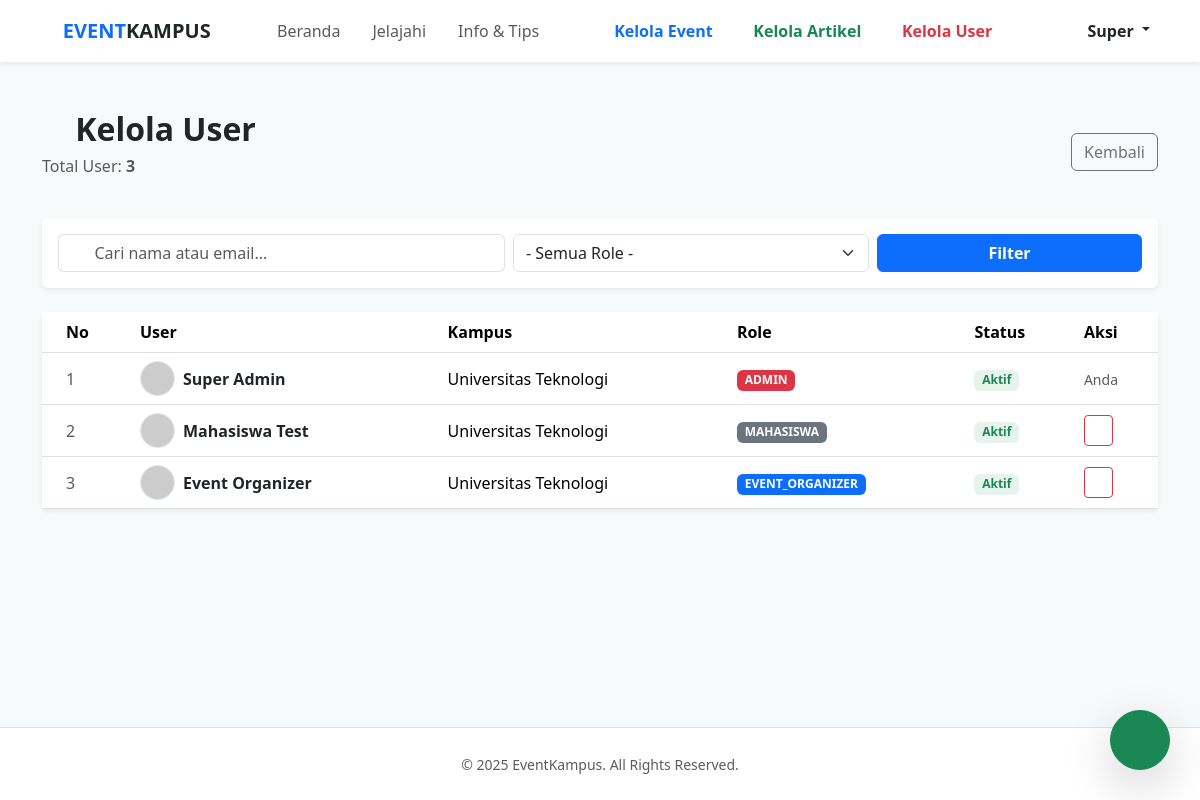
/admin/manage_users.php (signed in), run on the app's committed database.
### tables this page shows
CREATE TABLE `users` (
    `id` int NOT NULL,
    `name` varchar(100) NOT NULL,
    `email` varchar(100) NOT NULL,
    `campus` varchar(100) DEFAULT NULL,
    `password` varchar(255) DEFAULT NULL,
    `role` enum(
        'admin',
        'mahasiswa',
        'event_organizer'
    ) DEFAULT 'mahasiswa',
    `created_at` timestamp NULL DEFAULT CURRENT_TIMESTAMP,
    `google_id` varchar(255) DEFAULT NULL,
    `photo` varchar(255) DEFAULT NULL,
    `google_refresh_token` text,
    `description` text,
    `is_verified` tinyint(1) DEFAULT '0',
    `verification_token` varchar(255) DEFAULT NULL,
    `notify_email` tinyint(1) DEFAULT '1',
    `notify_web` tinyint(1) DEFAULT '1',
    `reset_token` varchar(255) DEFAULT NULL,
    `reset_expires_at` datetime DEFAULT NULL
);

### admin/manage_users.php (the view, shortened to what this page needs)
<?php
require_once __DIR__ . '/../includes/header.php';
$where = "1=1";
$search_q = isset($_GET['q']) ? trim($_GET['q']) : '';
$stmt = $conn->prepare("SELECT id, name, email, role, is_verified, campus, photo FROM users WHERE $where ORDER BY is_verified ASC, role ASC, name ASC");
$stmt->execute();
$result = $stmt->get_result();
?>
<div class="container py-5">
    <div class="d-flex justify-content-between align-items-center mb-4">
        <div><h2 class="fw-bold mb-1"><i class="bi bi-people-fill"></i> Kelola User</h2><p class="text-muted">Total User: <strong><?= $result->num_rows ?></strong></p></div>
        <a href="../pages/dashboard.php" class="btn btn-outline-secondary">Kembali</a>
    </div>
    <div class="card border-0 shadow-sm mb-4">
        <div class="card-body p-3">
            <form method="GET" class="row g-2 align-items-center">
                <div class="col-md-5">
                    <div class="input-group">
                        <span class="input-group-text bg-white border-end-0"><i class="bi bi-search text-muted"></i></span>
                        <input type="text" name="q" class="form-control border-start-0 ps-0" placeholder="Cari nama atau email..." value="<?= htmlspecialchars($search_q) ?>">
                    </div>
                </div>
                <div class="col-md-4">
                    <select name="role" class="form-select" onchange="this.form.submit()">
                        <option value="">- Semua Role -</option>
                    </select>
                </div>
                <div class="col-md-3 d-flex gap-2">
                    <button type="submit" class="btn btn-primary w-100 fw-bold">Filter</button>
                </div>
            </form>
        </div>
    </div>
    <div class="card border-0 shadow-sm"><div class="card-body p-0"><div class="table-responsive">
        <table class="table table-hover align-middle mb-0">
            <thead class="bg-light"><tr><th class="ps-4">No</th><th>User</th><th>Kampus</th><th>Role</th><th>Status</th><th>Aksi</th></tr></thead>
            <tbody>
                <?php $no=1; while($u = $result->fetch_assoc()): ?>
                <tr>
                    <td class="ps-4 text-muted"><?= $no++ ?></td>
                    <td>
                        <div class="d-flex align-items-center gap-2">
                            <?php $foto = !empty($u['photo']) ? "../../assets/images/profiles/".$u['photo'] : "https://via.placeholder.com/40"; ?>
                            <img src="<?= $foto ?>" class="rounded-circle border" width="35" height="35" style="object-fit:cover" onerror="this.src='https://via.placeholder.com/40'">
                            <a href="../user_profile/profile.php?id=<?= $u['id'] ?>" class="fw-bold text-decoration-none text-dark"><?= htmlspecialchars($u['name']) ?></a>
                        </div>
                    </td>
                    <td><?= !empty($u['campus']) ? htmlspecialchars($u['campus']) : '-' ?></td>
                    <td><span class="badge bg-<?= $u['role']=='admin'?'danger':($u['role']=='event_organizer'?'primary':'secondary') ?>"><?= strtoupper($u['role']) ?></span></td>
                    <td>
                        <?php if ($u['is_verified']): ?>
                            <span class="badge bg-success bg-opacity-10 text-success">Aktif</span>
                        <?php else: ?>
                            <span class="badge bg-warning text-dark">Pending</span>
                        <?php endif; ?>
                    </td>
                    <td>
                        <?php if ($u['id'] != $_SESSION['user_id']): ?>
                            <a href="?delete_id=<?= $u['id'] ?>" class="btn btn-sm btn-outline-danger" onclick="return confirm('Hapus user ini? Ini akan menghapus semua event/registrasinya!')" title="Hapus Permanen"><i class="bi bi-trash"></i></a>
                        <?php else: ?>
                             <span class="text-muted small">Anda</span>
                        <?php endif; ?>
                    </td>
                </tr>
                <?php endwhile; ?>
            </tbody>
        </table>
    </div></div></div>
</div>
<?php require_once __DIR__ . '/../includes/footer.php'; ?>

### data on the page
users: name "Super Admin", campus "Universitas Teknologi", role "ADMIN", is_verified "Aktif", shows "Anda"
users: name "Mahasiswa Test", campus "Universitas Teknologi", role "MAHASISWA", is_verified "Aktif"
users: name "Event Organizer", campus "Universitas Teknologi", role "EVENT_ORGANIZER", is_verified "Aktif"

### other printed values
explode(' ', $_SESSION['name'])[0] "Super"
$result->num_rows "3"
